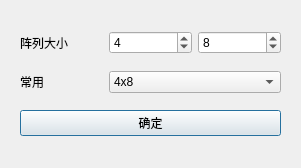
<?xml version="1.0" encoding="UTF-8"?>
<ui version="4.0">
 <class>LedGridNewDialog</class>
 <widget class="QDialog" name="LedGridNewDialog">
  <property name="geometry">
   <rect>
    <x>0</x>
    <y>0</y>
    <width>301</width>
    <height>168</height>
   </rect>
  </property>
  <property name="minimumSize">
   <size>
    <width>301</width>
    <height>168</height>
   </size>
  </property>
  <property name="maximumSize">
   <size>
    <width>301</width>
    <height>168</height>
   </size>
  </property>
  <property name="windowTitle">
   <string>新建LED</string>
  </property>
  <property name="styleSheet">
   <string notr="true">* {
  font-family: &quot;Arial&quot;, &quot;Segoe UI&quot;, &quot;黑体&quot;, &quot;等线&quot;;
  color: white;
  background: rgb(50, 50, 50);
}
*:!enabled {
  color: rgb(155, 155, 155);
}

#codeBrowser {
  font-family: &quot;Consolas&quot;;
}
#mainColor {
  background-color: #fff;
}
#subColor {
  background-color: #000;
}
/**********子界面背景********* */

QDockWidget &gt; QWidget {
  background: rgb(75, 75, 75);
}
QDockWidget,
QLabel {
  font-size: 14px;
  color: white;
}
QDockWidget::title {
  text-align: center;
  background: rgb(90, 90, 90);
}

QLabel {
  background: transparent;
}
/**********提示********* */
QToolTip {
  color: yellow;
  border: 2px solid #333;
}

/**********菜单********* */
QMenu {
  border: 1px solid rgb(100, 100, 100);
  background: rgb(68, 69, 73);
}
QMenu::item {
  height: 22px;
  padding: 0px 25px 0px 20px;
}
QMenu::item:enabled {
  color: rgb(225, 225, 225);
}
QMenu::item:enabled:selected {
  color: rgb(230, 230, 230);
  background: rgba(255, 255, 255, 80);
}
QMenu::separator {
  height: 1px;
  background: rgb(100, 100, 100);
}
QMenu::indicator {
  width: 13px;
  height: 13px;
}
QMenu::icon {
  padding-left: 2px;
  padding-right: 2px;
}
/**********分组框********* */
QGroupBox {
  font-size: 12px;
  border: 1px solid rgb(80, 80, 80);
  border-radius: 4px;
  margin-top: 10px;
}
QGroupBox::title {
  color: rgb(175, 175, 175);
  top: -12px;
  left: 10px;
}

/**********页签项********* */
QTabWidget::pane {
  border: none;
  border-top: 3px solid rgb(0, 160, 230);
  background: rgb(57, 58, 60);
}
QTabWidget::tab-bar {
  border: none;
}
QTabBar::tab {
  border: none;
  border-top-left-radius: 4px;
  border-top-right-radius: 4px;
  color: rgb(175, 175, 175);
  background: rgb(255, 255, 255, 30);
  height: 28px;
  min-width: 85px;
  margin-right: 5px;
  padding-left: 5px;
  padding-right: 5px;
}
QTabBar::tab:hover {
  background: rgb(255, 255, 255, 40);
}
QTabBar::tab:selected {
  color: white;
  background: rgb(0, 160, 230);
}

/**********表头********* */
QHeaderView {
  border: none;
  border-bottom: 3px solid rgb(0, 160, 230);
  background: rgb(57, 58, 60);
  min-height: 30px;
}
QHeaderView::section:horizontal {
  border: none;
  color: white;
  background: transparent;
  padding-left: 5px;
}
QHeaderView::section:horizontal:hover {
  background: rgb(0, 160, 230);
}
QHeaderView::section:horizontal:pressed {
  background: rgb(0, 180, 255);
}

/**********表格********* */
QTableView,
QTreeView,
QListView {
  border: 1px solid rgb(45, 45, 45);
  background: rgb(57, 58, 60);
  gridline-color: rgb(60, 60, 60);
}
QTableView::item,
QTreeView::item,
QListView::item {
  padding-left: 5px;
  padding-right: 5px;
  border: none;
  background: rgb(72, 72, 74);
  border-right: 1px solid rgb(45, 45, 45);
  border-bottom: 1px solid rgb(45, 45, 45);
}
QTableView::item:selected,
QTreeView::item:selected,
QListView::item:selected {
  background: rgba(202, 81, 0, 50);
}
QTableView::item:selected:!active,
QTreeView::item:selected:!active,
QListView::item:selected:!active {
  color: white;
}
QTableView::indicator,
QTreeView::indicator,
QListView::indicator {
  width: 20px;
  height: 20px;
}

/**********滚动条-水平********* */
QScrollBar:horizontal {
  height: 20px;
  background: transparent;
  margin-top: 3px;
  margin-bottom: 3px;
}
QScrollBar::handle:horizontal {
  height: 20px;
  min-width: 30px;
  background: rgb(68, 69, 73);
  margin-left: 15px;
  margin-right: 15px;
}
QScrollBar::handle:horizontal:hover {
  background: rgb(80, 80, 80);
}
QScrollBar::sub-line:horizontal {
  width: 15px;
  background: transparent;
  subcontrol-position: left;
}
QScrollBar::add-line:horizontal {
  width: 15px;
  background: transparent;
  subcontrol-position: right;
}
QScrollBar::sub-line:horizontal:hover {
  background: rgb(68, 69, 73);
}
QScrollBar::add-line:horizontal:hover {
  background: rgb(68, 69, 73);
}
QScrollBar::add-page:horizontal,
QScrollBar::sub-page:horizontal {
  background: transparent;
}

/**********滚动条-垂直********* */
QScrollBar:vertical {
  width: 20px;
  background: transparent;
  margin-left: 3px;
  margin-right: 3px;
}
QScrollBar::handle:vertical {
  width: 20px;
  min-height: 30px;
  background: rgb(68, 69, 73);
  margin-top: 15px;
  margin-bottom: 15px;
}
QScrollBar::handle:vertical:hover {
  background: rgb(80, 80, 80);
}
QScrollBar::sub-line:vertical,
QScrollBar::add-line:vertical {
  border: 2px solid rgb(90, 90, 90);
}
QScrollBar::sub-line:vertical:hover,
QScrollBar::add-line:vertical:hover {
  background: rgb(68, 69, 73);
}
QScrollBar::up-arrow:vertical,
QScrollBar::down-arrow:vertical {
  width: 14px;
  height: 20px;
  background: rgb(90, 90, 90);
}
QScrollBar::add-page:vertical,
QScrollBar::sub-page:vertical {
  background: none;
}

/**********下拉列表********* */
QComboBox {
  height: 25px;
  border-radius: 4px;
  border: 1px solid rgb(100, 100, 100);
  background: rgb(72, 72, 73);
}
QComboBox:enabled {
  color: rgb(175, 175, 175);
}
QComboBox:enabled:hover,
QComboBox:enabled:focus {
  color: rgb(230, 230, 230);
  background: rgb(68, 69, 73);
}
QComboBox::drop-down {
  width: 20px;
  border: none;
  background: transparent;
}
QComboBox::drop-down:hover {
  background: rgba(255, 255, 255, 30);
}
QComboBox QAbstractItemView {
  border: 1px solid rgb(100, 100, 100);
  background: rgb(68, 69, 73);
  outline: none;
}
QComboBox QAbstractItemView::item {
  height: 25px;
  color: rgb(175, 175, 175);
}
QComboBox QAbstractItemView::item:selected {
  background: rgba(255, 255, 255, 40);
  color: rgb(230, 230, 230);
}

/**********进度条********* */
QProgressBar {
  border: 3px solid rgb(68, 69, 73);
  text-align: center;
  color: white;
  background: rgb(50, 50, 50);
}
QProgressBar::chunk {
  background: rgb(0, 160, 230);
}

/**********复选框********* */
/**********单选框********* */
QCheckBox,
QRadioButton {
  spacing: 5px;
}
QCheckBox,
QCheckBox {
  color: #afafaf;
}
QCheckBox:enabled:hover,
QRadioButton:enabled:hover {
  color: #c8c8c8;
  background-color: #666;
}
QCheckBox:enabled:checked,
QRadioButton:enabled:checked {
  color: green;
}
QCheckBox:enabled:checked:hover,
QRadioButton:enabled:checked:hover {
  color: green;
}
QCheckBox::indicator,
QRadioButton::indicator {
  width: 20px;
  height: 20px;
}

/**********输入框********* */
QLineEdit {
  height: 25px;
  border: 2px solid rgb(120, 130, 120);
  background: rgb(72, 72, 73);
}
QLineEdit:enabled {
  color: rgb(175, 175, 175);
}
QLineEdit:enabled:hover,
QLineEdit:enabled:focus {
  color: rgb(230, 230, 230);
  border: 2px solid rgb(140, 160, 180);
}

/**********文本编辑框********* */
QTextEdit {
  border: 1px solid rgb(45, 45, 45);
  color: rgb(175, 175, 175);
  background: rgb(57, 58, 60);
}

/**********滚动区域********* */
QScrollArea {
  border: 1px solid rgb(45, 45, 45);
  background: rgb(57, 58, 60);
}
QScrollBar::add-line:vertical {
  height: 0px;
  background-color: transparent;
  subcontrol-position: bottom;
}
QScrollBar::sub-line:vertical {
  height: 0px;
  background-color: transparent;
  subcontrol-position: top;
}

/**********按钮********* */
QPushButton {
  border: 2px solid rgb(85, 85, 85);
  width: 75px;
  height: 25px;
}
QPushButton:enabled {
  background: rgb(59, 59, 59);
  color: white;
}
QPushButton:checked {
  border-color: green;
}
QPushButton:enabled:hover {
  background: rgb(120, 120, 120);
}
QPushButton:enabled:pressed {
  background: rgb(90, 90, 90);
}
/******* ToolBox ******/
QToolBox::tab {
  border-width: 2px 0;
  border-style: solid;
  border-color: rgb(140, 160, 180);
}
QToolBox::tab:first {
  border-top-width: 0px;
}
QToolBox::tab:last {
  border-bottom-width: 0px;
}
</string>
  </property>
  <layout class="QGridLayout" name="gridLayout">
   <property name="leftMargin">
    <number>20</number>
   </property>
   <property name="topMargin">
    <number>20</number>
   </property>
   <property name="rightMargin">
    <number>20</number>
   </property>
   <property name="bottomMargin">
    <number>20</number>
   </property>
   <item row="0" column="0">
    <widget class="QLabel" name="pixelSizeLabel">
     <property name="text">
      <string>阵列大小</string>
     </property>
    </widget>
   </item>
   <item row="0" column="1">
    <widget class="QSpinBox" name="pixelHCount">
     <property name="maximum">
      <number>999999</number>
     </property>
     <property name="value">
      <number>4</number>
     </property>
    </widget>
   </item>
   <item row="0" column="2">
    <widget class="QSpinBox" name="pixelVCount">
     <property name="maximum">
      <number>999999</number>
     </property>
     <property name="value">
      <number>8</number>
     </property>
    </widget>
   </item>
   <item row="1" column="0">
    <widget class="QLabel" name="pixelSizeLabel_2">
     <property name="text">
      <string>常用</string>
     </property>
    </widget>
   </item>
   <item row="1" column="1" colspan="2">
    <widget class="QComboBox" name="pixelSizeChoice">
     <item>
      <property name="text">
       <string>4x8</string>
      </property>
     </item>
     <item>
      <property name="text">
       <string>8x8</string>
      </property>
     </item>
     <item>
      <property name="text">
       <string>8x16</string>
      </property>
     </item>
     <item>
      <property name="text">
       <string>16x16</string>
      </property>
     </item>
     <item>
      <property name="text">
       <string>16x32</string>
      </property>
     </item>
     <item>
      <property name="text">
       <string>32x32</string>
      </property>
     </item>
    </widget>
   </item>
   <item row="2" column="0" colspan="3">
    <widget class="QPushButton" name="pushButton">
     <property name="text">
      <string>确定</string>
     </property>
    </widget>
   </item>
  </layout>
 </widget>
 <layoutdefault spacing="6" margin="11"/>
 <resources/>
 <connections>
  <connection>
   <sender>pushButton</sender>
   <signal>clicked()</signal>
   <receiver>LedGridNewDialog</receiver>
   <slot>accept()</slot>
   <hints>
    <hint type="sourcelabel">
     <x>156</x>
     <y>120</y>
    </hint>
    <hint type="destinationlabel">
     <x>148</x>
     <y>149</y>
    </hint>
   </hints>
  </connection>
 </connections>
</ui>
